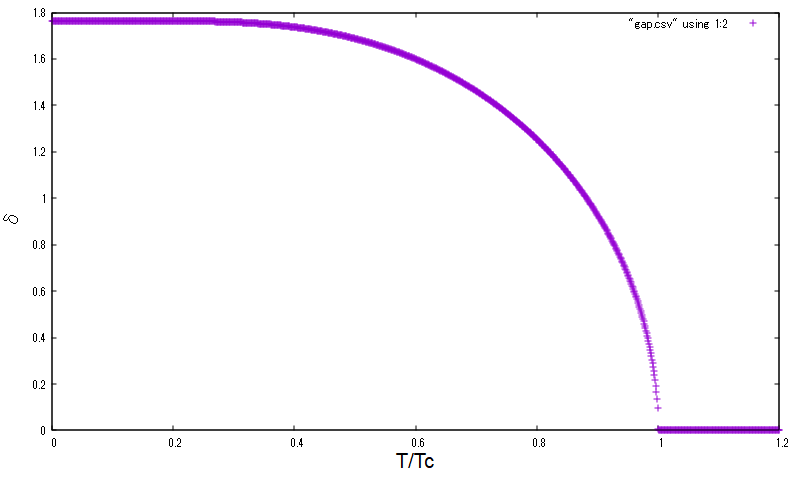

Here is the gnuplot script that generated this plot:
set xrange [0:1.2]
set yrange [0:1.8]

set bmargin 4

set xlabel "T/Tc" font "Arial,16"
set ylabel "{/Symbol d}" font "Arial,16"

plot "gap.csv" using 1:2
